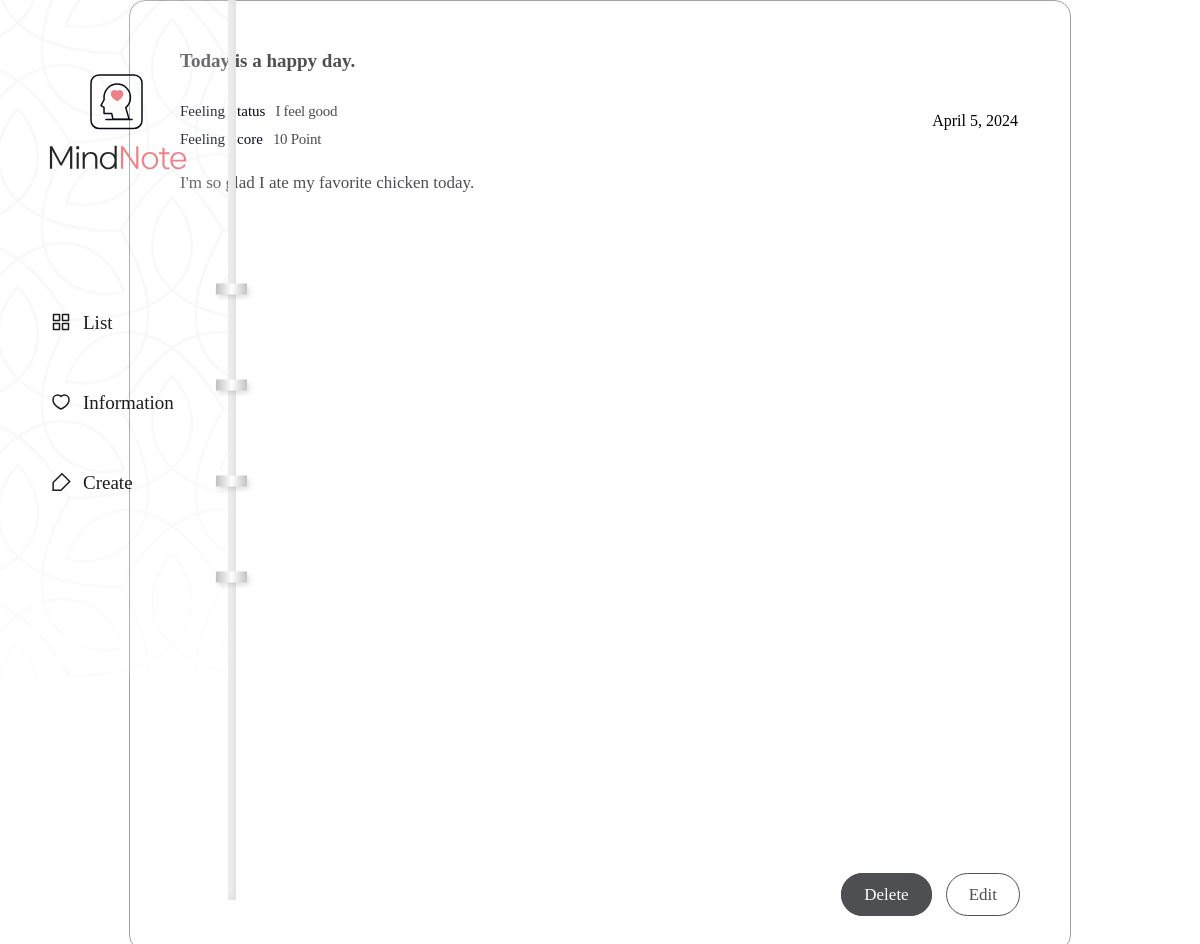
Screenshot of /diary/1 with the database file from the repository.
### diary/models.py (models this page shows, shortened)
class Page(models.Model):
    title = models.CharField(max_length=100)
    content = models.TextField()
    feeling = models.CharField(max_length=80)
    score = models.IntegerField()
    dt_created = models.DateField(verbose_name="Date Created", auto_now_add=True)
    dt_modified = models.DateField(verbose_name="Date Modified", auto_now=True)

### diary/views.py (the view)
# urls.py: path('diary/<int:page_id>', views.page_detail, name="page_detail"),
def page_detail(request, page_id):
    pages = Page.objects.get(id=page_id)
    context = {"page" : pages}
    return render(request, 'diary/page_detail.html', context)

### diary/templates/diary/page_detail.html
{% extends "./base.html" %}
{% block content %}
<div class="notetext">
    <div class="text-box">
        <h2>{{page.title}}</h2>
        <div class="state">
            <p>Feeling Status</p>
            <span>{{page.feeling}}</span>
        </div>
        <div class="score">
            <p>Feeling Score</p>
            <span>{{page.score}} Point</span>
        </div>
        <div class="date">
            <div class="month-year">{{page.dt_created}}
            </div>
        </div>
        <div class="detail">{{page.content | linebreaksbr}}</div>
        <div class="notetext-btn">
            <ul>
                <li><a href="#">Delete</a></li>
                <li><a href="#">Edit</a></li>
            </ul>
        </div>
    </div>
</div>
{% endblock content %}

### diary/static/diary/css/styles.css (style rules this page uses)
h1,h2,h3,p,a,ul,li { margin: 0; padding: 0; font-family: 'NanumSquare'; list-style: none; text-decoration: none; outline: none; }
html { position: relative; min-height: 100%; margin: 0; }
body { margin: 0; padding: 0; -webkit-font-smoothing: antialiased; -moz-osx-font-smoothing: auto; }
.notetext { margin: 0 70px; }
.text-box { position: relative; width: 840px; height: 100%; min-height: 800px; max-height: 1040px; margin: 0 auto; padding: 49px 50px 100px; border-radius: 16px; border: solid 1px #a3a0a0; background-color: #ffffff; }
.text-box h2 { padding-bottom: 30px; font-family: 'NanumBarunpen'; color: #4e4f53; font-size: 19px; font-weight: bold; }
.text-box .state p { display: inline-block; font-family: 'NanumSquare'; color: #060b18; font-size: 15px; }
.text-box .state span { padding-left: 6px; font-family: 'NanumBarunpen'; color: #4e4f53; font-size: 15px; letter-spacing: -0.29px; }
.text-box .score { padding: 10px 0 20px; }
.text-box .score p { display: inline-block; font-family: 'NanumSquare'; color: #060b18; font-size: 15px; }
.text-box .score span { padding-left: 6px; font-family: 'NanumBarunpen'; color: #4e4f53; font-size: 15px; letter-spacing: -0.29px; }
.text-box .date { overflow: hidden; position: absolute; top: 107px; right: 52px; }
.text-box .date .month-year { float: left; padding: 4px 0 0 9px; }
.text-box .detail { overflow-y: scroll; max-height: 800px; font-family: 'NanumBarunpen'; color: #4e4f53; font-size: 17px; line-height: 1.8; }
.text-box .notetext-btn { position: absolute; right: 50px; bottom: 45px; }
.text-box .notetext-btn li { display: inline-block; }
.text-box .notetext-btn li a { padding: 11px 22px; font-family: 'NanumSquare'; color: #fff; font-size: 17px; background-color: #4e4f53; border: solid 1px #4e4f53; border-radius: 22.5px; }
.text-box .notetext-btn li:last-child a { margin-left: 10px; color: #4e4f53; background-color: transparent; }

### rows the page displays
Page: title "Today is a happy day.", feeling "I feel good", score "10", dt_created "April 5, 2024", content "I'm so glad I ate my favorite chicken today."
